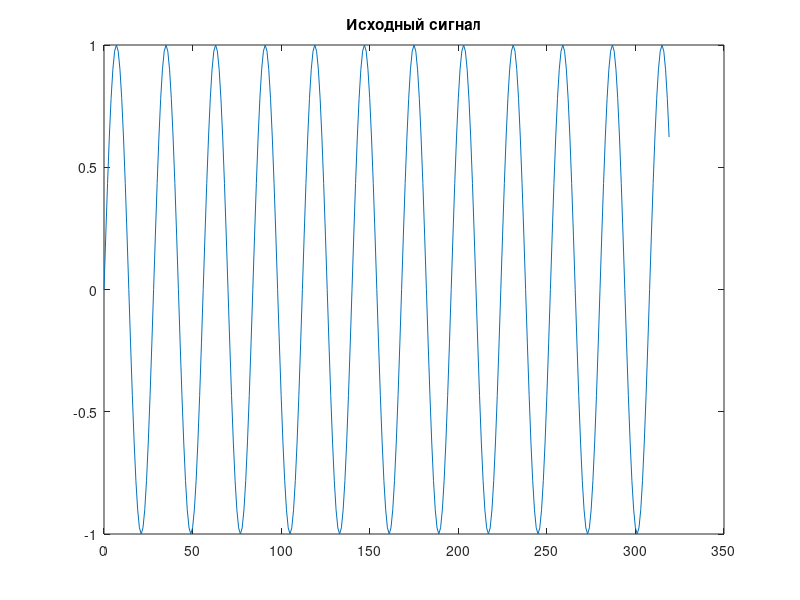

Recreate this plot in MATLAB. (Note: this script raises an error after producing the figure.)
clear;

global aa;
global mm;


aa = 0;
mm = 0;
N1 = 64;
N2 = 5;
N  = N1 * N2;
Y  = zeros(N1, N2);


n = 0:N - 1;
X = sin(2 * pi * 2 / 56 * n);


% Исходный сигнал
figure(1);
plot(n,X);
title('Исходный сигнал');

% 1) Отображение входной последовательности в 2-мерную таблицу;
for i = 1 : N1
    for j = 1 : N2
        Y(i, j) = X((i - 1) * N2 + j);
    end
end

% Для каждого столбца

for j = 1 : N2
     x = Y(: , j);
     disp(x);
     xx = fft8(x);
     Y(: , j) = xx;
end



% 3) Поэлементное умножение всех элементов таблицы
for i = 1 : N1
     for j = 1 : N2
        Y(i, j) = Y(i, j) * exp(-1i * 2 * pi * (i - 1) * (j - 1) / N);
        mm = mm + 1;
     end
end

% Для каждой строки

for i= 1 : N1
    Y(i, :) = opred(Y(i, :), N2);
end

% 
% 5) Отображение 2-мерной таблицы в выходную последовательность
Z = zeros(1, N);
for i = 1 : N2
     for j = 1 : N1
        Z((i - 1) * N1 + j) = Y(j, i);
     end
end


figure(2);
plot(0:55,abs(Z));
title('программная реализация БПФ');
figure(3);
plot(0:55, abs(fft(X)));
title('БПФ matlab');

disp('M =');
disp(mm);
disp('A =');
disp(aa);

figure(4);
Y1 = idt(Z);
Y = real(Y1);
plot(n, X, n,Y);
title('Обратное преобразование');


